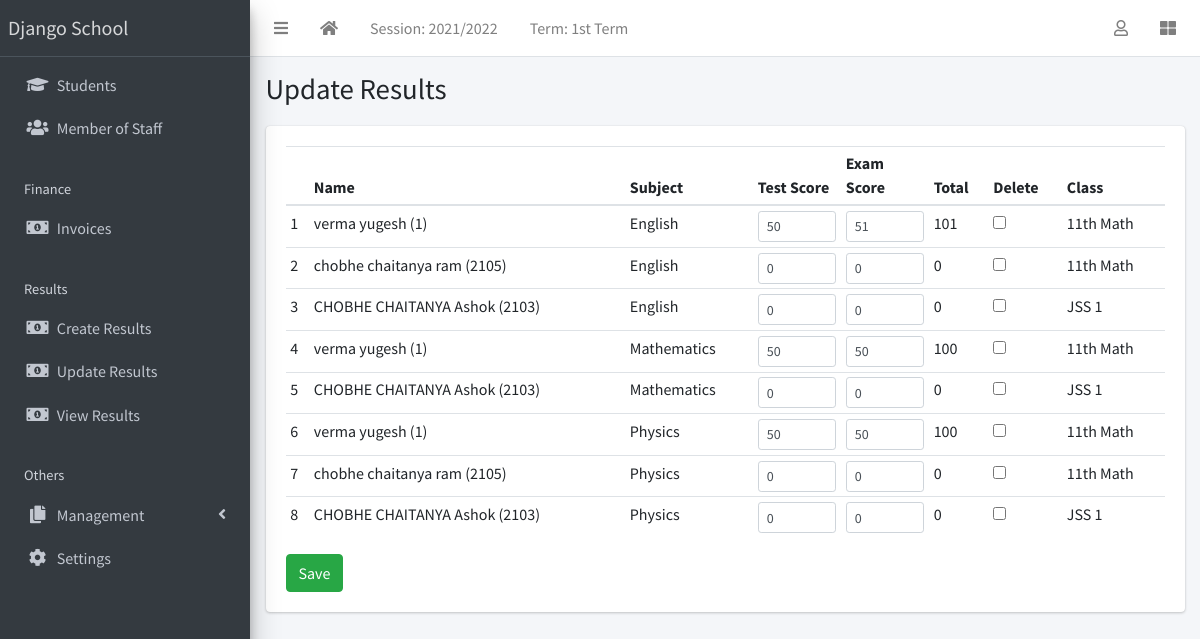
Screenshot of /result/edit-results/ (signed in) with the database file from the repository.
### apps/corecode/models.py (models this page shows, shortened)
class AcademicSession(models.Model):
    name = models.CharField(max_length=200, unique=True)
    current = models.BooleanField(default=True)
    class Meta:
        ordering = ["-name"]

class AcademicTerm(models.Model):
    name = models.CharField(max_length=20, unique=True)
    current = models.BooleanField(default=True)
    class Meta:
        ordering = ["name"]

class SiteConfig(models.Model):
    key = models.SlugField()
    value = models.CharField(max_length=200)

class Subject(models.Model):
    name = models.CharField(max_length=200, unique=True)
    class Meta:
        ordering = ["name"]
    def __str__(self):
        return self.name

class StudentClass(models.Model):
    name = models.CharField(max_length=200, unique=True)
    class Meta:
        verbose_name = "Class"
        verbose_name_plural = "Classes"
        ordering = ["name"]
    def __str__(self):
        return self.name

### apps/result/models.py (models this page shows, shortened)
class Result(models.Model):
    student = models.ForeignKey(Student, on_delete=models.CASCADE)
    session = models.ForeignKey(AcademicSession, on_delete=models.CASCADE)
    term = models.ForeignKey(AcademicTerm, on_delete=models.CASCADE)
    current_class = models.ForeignKey(StudentClass, on_delete=models.CASCADE)
    subject = models.ForeignKey(Subject, on_delete=models.CASCADE)
    test_score = models.IntegerField(default=0)
    exam_score = models.IntegerField(default=0)
    class Meta:
        ordering = ["subject"]
    def total_score(self):
        return self.test_score + self.exam_score

### apps/students/models.py (models this page shows, shortened)
class Student(models.Model):
    STATUS_CHOICES = [("active", "Active"), ("inactive", "Inactive")]
    GENDER_CHOICES = [("male", "Male"), ("female", "Female")]
    current_status = models.CharField(
        max_length=10, choices=STATUS_CHOICES, default="active"
    )
    registration_number = models.CharField(max_length=200, unique=True)
    surname = models.CharField(max_length=200)
    firstname = models.CharField(max_length=200)
    other_name = models.CharField(max_length=200, blank=True)
    gender = models.CharField(max_length=10, choices=GENDER_CHOICES, default="male")
    date_of_birth = models.DateField(default=timezone.now)
    current_class = models.ForeignKey(
        StudentClass, on_delete=models.SET_NULL, blank=True, null=True
    )
    date_of_admission = models.DateField(default=timezone.now)
    mobile_num_regex = RegexValidator(
        regex="^[0-9]{10,15}$", message="Entered mobile number isn't in a right format!"
    )
    parent_mobile_number = models.CharField(
        validators=[mobile_num_regex], max_length=13, blank=True
    )
    address = models.TextField(blank=True)
    others = models.TextField(blank=True)
    passport = models.ImageField(blank=True, upload_to="students/passports/")
    class Meta:
        ordering = ["surname", "firstname", "other_name"]
    def __str__(self):
        return f"{self.surname} {self.firstname} {self.other_name} ({self.registration_number})"

### apps/result/views.py (the view)
# urls.py: path("edit-results/", edit_results, name="edit-results"),
@login_required
def edit_results(request):
    if request.method == "POST":
        form = EditResults(request.POST)
        if form.is_valid():
            form.save()
            messages.success(request, "Results successfully updated")
            return redirect("edit-results")
    else:
        results = Result.objects.filter(
            session=request.current_session, term=request.current_term
        )
        form = EditResults(queryset=results)
    return render(request, "result/edit_results.html", {"formset": form})

### apps/corecode/context_processors.py (called while the page is built)
def site_defaults(request):
    current_session = AcademicSession.objects.get(current=True)
    current_term = AcademicTerm.objects.get(current=True)
    vals = SiteConfig.objects.all()
    contexts = {
        "current_session": current_session.name,
        "current_term": current_term.name,
    }
    for val in vals:
        contexts[val.key] = val.value
    return contexts

### apps/result/templates/result/edit_results.html (shortened to what this page needs)
{% extends 'base.html' %}
{% load widget_tweaks %}
{% block title %}
Update Results
{% endblock title %}
{% block content %}
<form method="POST">
  <table id="studenttable" class="table table-sm">
    <thead>
      <tr>
        <th></th>
        <th>Name</th>
        <th>Subject</th>
        <th>Test Score</th>
        <th>Exam Score</th>
        <th>Total</th>
        <th>Delete</th>
        <th>Class</th>
      </tr>
    </thead>
    <tbody>
      {% for form in formset %}
        <tr>
          <td>{{forloop.counter }}</td>
          <td>{{form.instance.student }}</td>
          <td>{{form.instance.subject}}</td>
          <td style="width: 10%;">{{form.test_score | add_class:"form-control form-control-sm"}}</td>
          <td style="width: 10%;">{{form.exam_score | add_class:"form-control form-control-sm"}}</td>
          <td>{{form.instance.total_score}}</td>
          <td>{{form.DELETE}}</td>
          <td>{{form.instance.current_class}}</td>
        </tr>
      {% endfor %}
    </tbody>
  </table>
  <input type="submit" class="btn btn-success" value="Save">
  </form>
{% endblock content %}

### templates/base.html (shortened to what this page needs)
{% load static %}
<!DOCTYPE html>
<html lang="en">
<head>
  <link rel="stylesheet" href="{% static 'plugins/fontawesome-free/css/all.min.css' %}">
  <link rel="stylesheet" href="{% static 'plugins/toastr/toastr.min.css' %}">
  <link rel="stylesheet"
    href="{% static 'plugins/overlayScrollbars/css/OverlayScrollbars.min.css' %}">
  <link rel="stylesheet" href="{% static 'plugins/Datatables/datatables.min.css' %}" />
  <link rel="stylesheet" href="{% static 'dist/css/adminlte.min.css' %}">
</head>
<body
  class="hold-transition sidebar-mini layout-fixed layout-navbar-fixed layout-footer-fixed">
  <div class="wrapper">
    <nav class="main-header navbar navbar-expand navbar-white navbar-light">
      <ul class="navbar-nav">
        <li class="nav-item">
          <a class="nav-link" data-widget="pushmenu" href="#" role="button"><i
              class="fas fa-bars"></i></a>
        </li>
        <li class="nav-item d-none d-sm-inline-block">
          <a href="{% url 'home' %} " class="nav-link"><i class="fa fa-home"></i></a>
        </li>
        <li class="nav-item d-none d-sm-inline-block">
          <a href="{% url 'current-session' %}" class="nav-link">Session: {{ current_session }}</a>
        </li>
        <li class="nav-item d-none d-sm-inline-block">
          <a href="{% url 'current-session' %}" class="nav-link">Term: {{ current_term }}</a>
        </li>
      </ul>
      <ul class="navbar-nav ml-auto">
        <li class="nav-item dropdown">
          <a class="nav-link" data-toggle="dropdown" href="#">
            <i class="far fa-user"></i>
          </a>
        </li>
        <li class="nav-item">
          <a class="nav-link" data-widget="control-sidebar" data-slide="true"
            href="#" role="button"><i class="fas fa-th-large"></i></a>
        </li>
      </ul>
    </nav>
    <aside class="main-sidebar sidebar-dark-primary elevation-4">
      <a href="{% url 'home' %}" class="brand-link">{{ school_name | default:"MySchool" }}</a>
      <div class="sidebar">
        <nav class="mt-2">
          <ul class="nav nav-pills nav-sidebar flex-column"
            data-widget="treeview" role="menu" data-accordion="false">
            <li class="nav-item">
              <a href="{% url 'student-list' %}" class="nav-link">
                <i class="nav-icon fas fa-graduation-cap"></i>
                <p>
                  Students
                </p>
              </a>
            </li>
            <li class="nav-item">
              <a href="{% url 'staff-list' %}" class="nav-link">
                <i class="nav-icon fas fa-users"></i>
                <p>
                  Member of Staff
                </p>
              </a>
            </li>
            <li class="nav-header">Finance</li>
            <li class="nav-item">
              <a href="{% url 'invoice-list' %}" class="nav-link">
                <i class="nav-icon fas fa-money-bill-alt"></i>
                <p>
                  Invoices
                </p>
              </a>
            </li>
            <li class="nav-header">Results</li>
            <li class="nav-item">
              <a href="{% url 'create-result' %}" class="nav-link">
                <i class="nav-icon fas fa-money-bill-alt"></i>
                <p>
                  Create Results
                </p>
              </a>
            </li>
            <li class="nav-item">
              <a href="{% url 'edit-results' %}" class="nav-link">
                <i class="nav-icon fas fa-money-bill-alt"></i>
                <p>
                  Update Results
                </p>
              </a>
            </li>
            <li class="nav-item">
              <a href="{% url 'view-results' %}" class="nav-link">
                <i class="nav-icon fas fa-money-bill-alt"></i>
                <p>
                  View Results
                </p>
              </a>
            </li>
            <li class="nav-header">Others</li>
            <li class="nav-item has-treeview">
              <a href="#" class="nav-link">
                <i class="nav-icon fas fa-copy"></i>
                <p>
                  Management
                  <i class="fas fa-angle-left right"></i>
                </p>
              </a>
            </li>
            <li class="nav-item">
              <a href="{% url 'configs' %}" class="nav-link">
                <i class="nav-icon fas fa-cog"></i>
                <p>
                  Settings
                </p>
              </a>
            </li>
          </ul>
        </nav>
      </div>
    </aside>
    <div class="content-wrapper">
      <section class="content-header">
        <div class="container-fluid">
          <div class="row mb-1">
            <div class="col-sm-8">
              <h1>{% block title %}{% endblock title %}</h1>
            </div>
            <div class="col-sm-4">
            </div>
          </div>
        </div>
      </section>
      <section class="content">
        <div class="container-fluid">
          <div class="row">
            <div class="col-md-12">
              {% block fullcard %}
              <div class="card">
                <div class="card-body">
                  <div class="row">
                    <div class="col">
                      {% block content %}
                      {% endblock content %}
                    </div>
                  </div>
                </div>
              </div>
              {% endblock fullcard %}
            </div>
          </div>
        </div>
      </section>
    </div>
  </div>
</body>
</html>

### rows the page displays
AcademicSession: name "2021/2022"
AcademicTerm: name "1st Term"
SiteConfig: value "Django School"
Result: instance.student "verma yugesh (1)", instance.subject "English", instance.total_score "101", instance.current_class "11th Math"
Result: instance.student "chobhe chaitanya ram (2105)", instance.subject "English", instance.total_score "0", instance.current_class "11th Math"
Result: instance.student "CHOBHE CHAITANYA Ashok (2103)", instance.subject "English", instance.total_score "0", instance.current_class "JSS 1"
Result: instance.student "verma yugesh (1)", instance.subject "Mathematics", instance.total_score "100", instance.current_class "11th Math"
Result: instance.student "CHOBHE CHAITANYA Ashok (2103)", instance.subject "Mathematics", instance.total_score "0", instance.current_class "JSS 1"
Result: instance.student "verma yugesh (1)", instance.subject "Physics", instance.total_score "100", instance.current_class "11th Math"
Result: instance.student "chobhe chaitanya ram (2105)", instance.subject "Physics", instance.total_score "0", instance.current_class "11th Math"
Result: instance.student "CHOBHE CHAITANYA Ashok (2103)", instance.subject "Physics", instance.total_score "0", instance.current_class "JSS 1"
